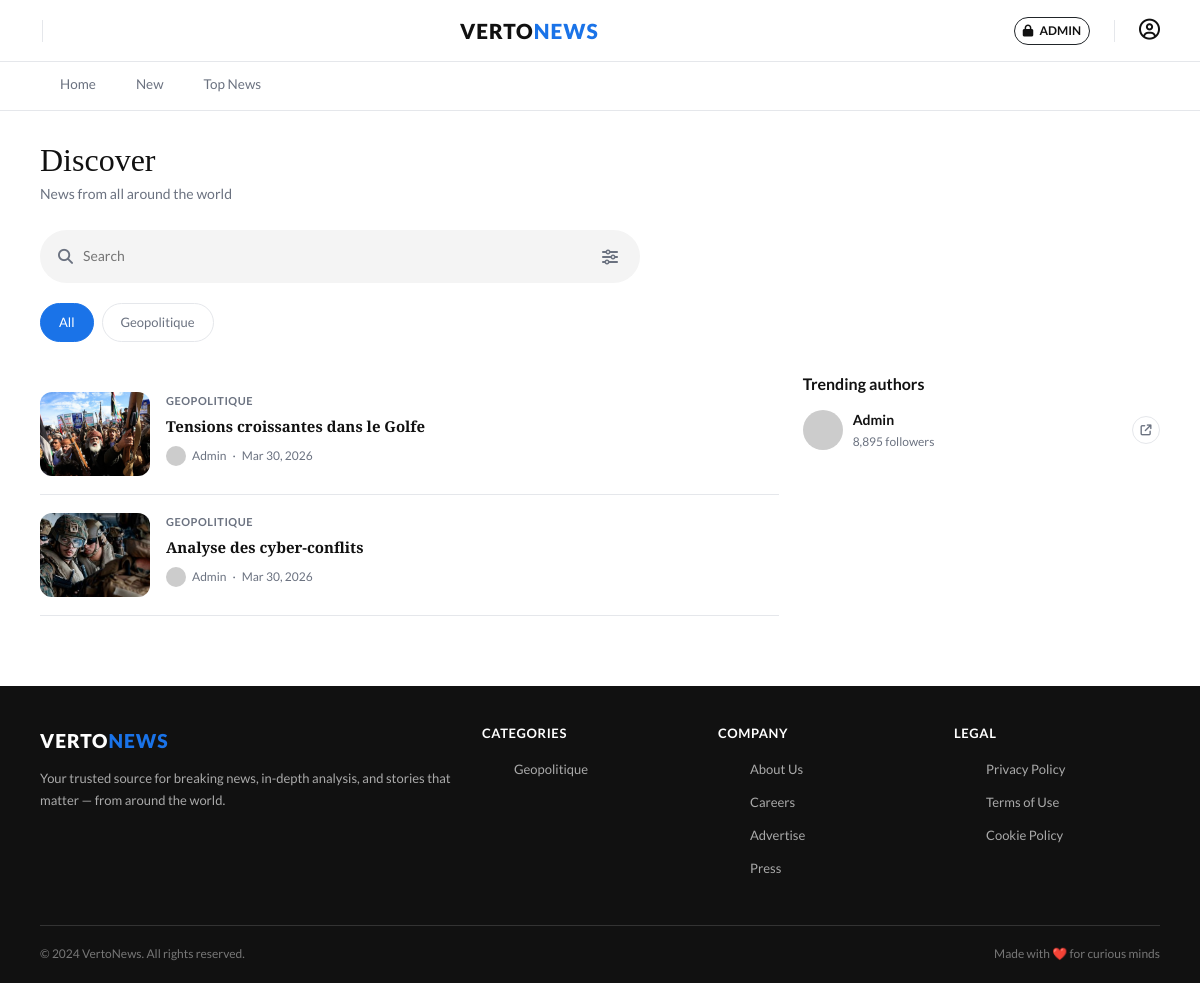
The app's page /pages/frontoffice/?page=discover with its own data.
### tables this page shows
CREATE TABLE IF NOT EXISTS categories (
    id INT AUTO_INCREMENT PRIMARY KEY,
    name VARCHAR(150) NOT NULL,
    created_at TIMESTAMP DEFAULT CURRENT_TIMESTAMP
);

CREATE TABLE IF NOT EXISTS articles (
    id INT AUTO_INCREMENT PRIMARY KEY,
    category_id INT NOT NULL,
    title VARCHAR(255) NOT NULL DEFAULT '',
    author VARCHAR(150) NOT NULL DEFAULT 'Admin',
    body TEXT NOT NULL,
    views INT DEFAULT 0,
    created_at TIMESTAMP DEFAULT CURRENT_TIMESTAMP,
    CONSTRAINT fk_articles_category FOREIGN KEY (category_id) REFERENCES categories(id)
);

### includes/function.php (called while the page is built, shortened)
<?php
function findAllArticles(PDO $pdo, ?string $category = null): array
{
    if ($category && $category !== 'all') {
        $stmt = $pdo->prepare('
            SELECT
                a.id,
                a.title,
                a.author,
                a.body,
                a.created_at,
                c.name as category_name,
                (
                    SELECT i.image_url
                    FROM images i
                    WHERE i.article_id = a.id
                    ORDER BY i.id ASC
                    LIMIT 1
                ) as image
            FROM articles a
            INNER JOIN categories c ON c.id = a.category_id
            WHERE LOWER(c.name) = LOWER(:category)
            ORDER BY a.created_at DESC
        ');
        $stmt->execute(['category' => $category]);
    } else {
        $stmt = $pdo->query('
            SELECT
                a.id,
                a.title,
                a.author,
                a.body,
                a.created_at,
                c.name as category_name,
                (
                    SELECT i.image_url
                    FROM images i
                    WHERE i.article_id = a.id
                    ORDER BY i.id ASC
                    LIMIT 1
                ) as image
            FROM articles a
            INNER JOIN categories c ON c.id = a.category_id
            ORDER BY a.created_at DESC
        ');
    }
    return $stmt->fetchAll();
}
function findAllCategories(PDO $pdo): array
{
    $stmt = $pdo->query('SELECT id, name FROM categories ORDER BY name');
    return $stmt->fetchAll();
}
function getTrendingAuthors(PDO $pdo, int $limit = 5): array
{
    $stmt = $pdo->query('
        SELECT
            a.author as name,
            MIN(u.id) as id,
            COUNT(*) as articles_count,
            (COUNT(*) * 100) as followers
        FROM articles a
        LEFT JOIN users u ON u.username = a.author
        GROUP BY a.author
        ORDER BY articles_count DESC
        LIMIT ' . (int)$limit
    );
    $results = $stmt->fetchAll();
    return $results;
}

### pages/frontoffice/pages/discover-content.php (the view, shortened to what this page needs)
<div class="discover-page">
  <h1 class="page-title">Discover</h1>
  <p class="page-sub">News from all around the world</p>
  <div class="search-bar" style="max-width:600px;">
    <i class="fas fa-search"></i>
    <input type="text" placeholder="Search" />
    <button class="filter-btn"><i class="fas fa-sliders-h"></i></button>
  </div>
  <div class="cat-filters" style="max-width:600px;margin-bottom:32px;">
    <button class="cat-btn <?php echo !$currentCategory ? 'active' : ''; ?>" onclick="navigate('/frontoffice/?page=discover')">All</button>
    <?php foreach ($categories as $cat): ?>
    <button class="cat-btn <?php echo $currentCategory == $cat['name'] ? 'active' : ''; ?>" onclick="navigate('/frontoffice/?page=category&category=<?php echo urlencode($cat['name']); ?>')"><?php echo htmlspecialchars($cat['name']); ?></button>
    <?php endforeach; ?>
  </div>
  <div class="row g-4">
    <div class="col-lg-8">
      <div class="discover-list">
        <?php foreach ($articles as $article): ?>
        <div class="discover-card" onclick="navigate('/frontoffice/?page=article&slug=<?php echo urlencode($article['slug'] ?? $article['id']); ?>')" style="cursor:pointer;">
          <img class="thumb" src="<?php echo htmlspecialchars($article['image'] ?? 'https://images.unsplash.com/photo-1558618666-fcd25c85cd64?w=300&q=80'); ?>" alt="<?php echo htmlspecialchars($article['title']); ?>" />
          <div class="info">
            <div class="cat"><?php echo htmlspecialchars($article['category_name']); ?></div>
            <h4><?php echo htmlspecialchars($article['title']); ?></h4>
            <div class="meta">
              <img src="https://i.pravatar.cc/30?img=3" alt="" />
              <span><?php echo htmlspecialchars($article['author']); ?></span><span>·</span><span><?php echo date('M d, Y', strtotime($article['created_at'])); ?></span>
            </div>
          </div>
        </div>
        <?php endforeach; ?>
      </div>
    </div>
    <div class="col-lg-4">
      <div class="sidebar-section">
        <h3>Trending authors</h3>
        <div style="display:flex;flex-direction:column;gap:14px;margin-top:8px;">
          <?php
          $authors = getTrendingAuthors($pdo);
          foreach (array_slice($authors, 0, 4) as $author):
          ?>
          <div class="author-card">
            <div class="a-info">
              <img src="https://i.pravatar.cc/50?img=<?php echo $author['id']; ?>" alt="<?php echo htmlspecialchars($author['name']); ?>" />
              <div>
                <div class="a-name"><?php echo htmlspecialchars($author['name']); ?></div>
                <div class="a-followers"><?php echo number_format($author['followers']); ?> followers</div>
              </div>
            </div>
            <button class="a-follow"><i class="fas fa-arrow-up-right-from-square" style="font-size:11px;"></i></button>
          </div>
          <?php endforeach; ?>
        </div>
      </div>
    </div>
  </div>
</div>

### pages/frontoffice/pages/footer.php (shortened to what this page needs)
<footer class="site-footer">
  <div class="footer-grid">
    <div>
      <div class="brand">VERTO<span>NEWS</span></div>
      <p>Your trusted source for breaking news, in-depth analysis, and stories that matter — from around the world.</p>
    </div>
    <div>
      <h5>Categories</h5>
      <ul>
        <?php foreach (array_slice($categories, 0, 5) as $cat): ?>
          <li><a
              href="/frontoffice/?page=category&category=<?php echo urlencode($cat['name']); ?>"><?php echo htmlspecialchars($cat['name']); ?></a>
          </li>
        <?php endforeach; ?>
      </ul>
    </div>
    <div>
      <h5>Company</h5>
      <ul>
        <li><a href="#">About Us</a></li>
        <li><a href="#">Careers</a></li>
        <li><a href="#">Advertise</a></li>
        <li><a href="#">Press</a></li>
      </ul>
    </div>
    <div>
      <h5>Legal</h5>
      <ul>
        <li><a href="#">Privacy Policy</a></li>
        <li><a href="#">Terms of Use</a></li>
        <li><a href="#">Cookie Policy</a></li>
      </ul>
    </div>
  </div>
  <div class="footer-bottom">
    <span>© 2024 VertoNews. All rights reserved.</span>
    <span>Made with ❤️ for curious minds</span>
  </div>
</footer>
</div>
</body>
</html>

### records on screen
categories: name "Geopolitique"
articles: shows a picture, category.name "GEOPOLITIQUE", title "Tensions croissantes dans le Golfe", author "Admin", created_at "Mar 30, 2026"
articles: shows a picture, category.name "GEOPOLITIQUE", title "Analyse des cyber-conflits", author "Admin", created_at "Mar 30, 2026"

### other values on screen
$author['name'] "Admin"
$author['followers'] "8,895"
